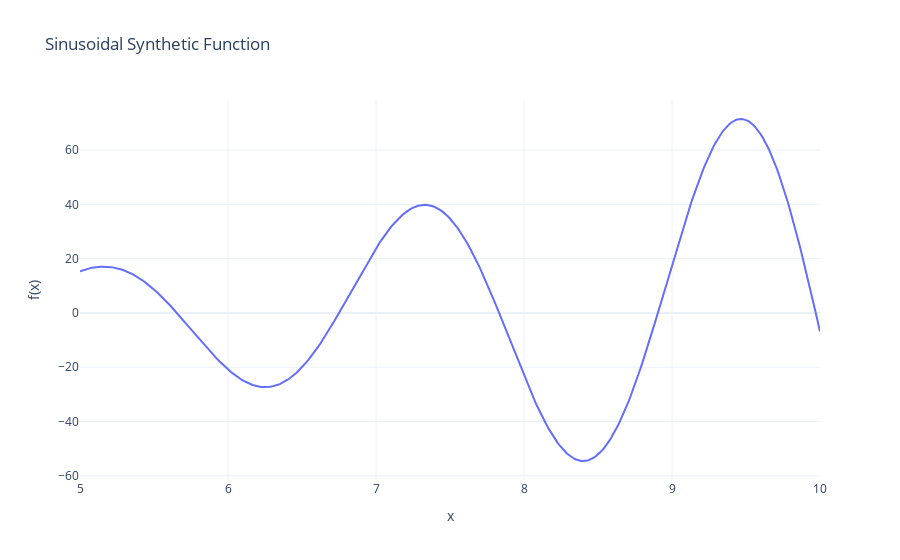

The notebook cell this image was saved under:
### Code cell
import torch
import plotly.graph_objects as go
import numpy as np

# SinusoidalSyntheticクラスのインスタンスを作成
sinusoidal_function = SinusoidalSynthetic()

# プロット用のxの範囲を生成
x_values = torch.linspace(5, 10, 500)  # 5から10まで500点を生成
y_values = sinusoidal_function(x_values) # yの値を計

x_values = x_values.squeeze().detach().numpy()
y_values = y_values.squeeze().detach().numpy()

# Plotlyでプロット
fig = go.Figure()

fig.add_trace(go.Scatter(x=x_values, y=y_values, mode='lines', name='f(x) = sin(x)'))

# プロットのレイアウトを設定
fig.update_layout(
    title="Sinusoidal Synthetic Function",
    xaxis_title="x",
    yaxis_title="f(x)",
    template="plotly_white"
)

fig.show()

### Figure 1 — Plotly figure (JSON) as saved in the notebook; plotly's stock layout.template omitted (floating-point values rounded to 4 significant figures; data arrays with more than 128 entries replaced by an {"elided": "..."} marker saying what was removed)
{"data": [{"mode": "lines", "name": "f(x) = sin(x)", "type": "scatter", "x": {"elided": "500 float values"}, "y": {"elided": "500 float values"}}], "layout": {"title": {"text": "Sinusoidal Synthetic Function"}, "xaxis": {"title": {"text": "x"}}, "yaxis": {"title": {"text": "f(x)"}}}}
